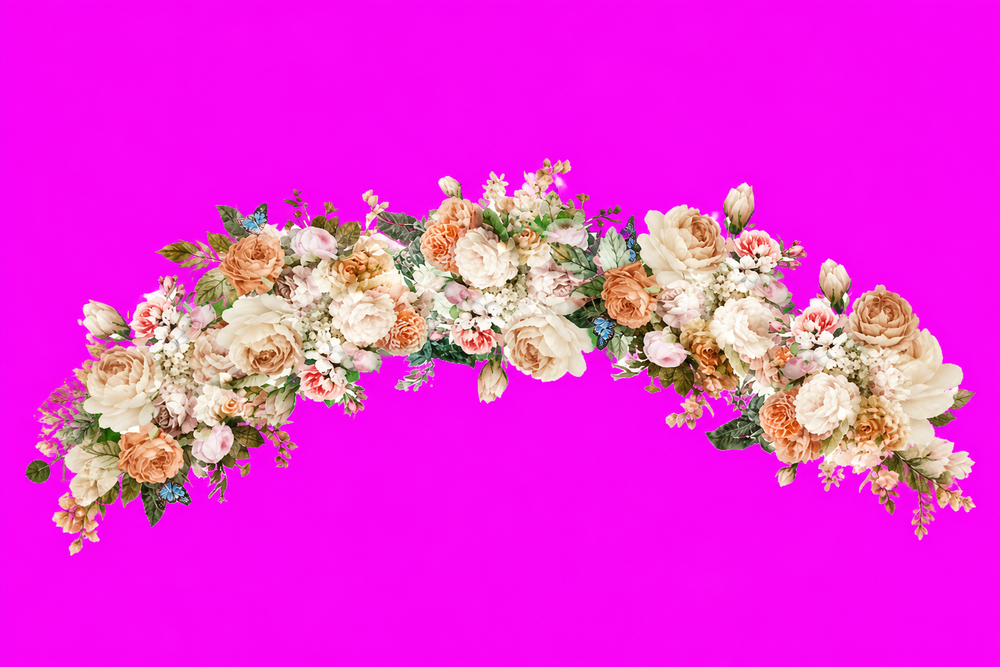
#> input picture assets/invite-floral-cutout.png, 1000 x 667 px, shrunk from 1536 x 1024 before the run
$ python chroma_key_floral.py
#> lines starting #> are read from the running program, lines starting #| are printed output that depends on the picture; after the words box and inside, x2 and y2 are one past the last pixel; in counts of white or black regions, pixels touching at a corner belong together
"""Chroma-key invite-floral-cutout.png (#FF00FF) → invite-floral-ark.png RGBA."""
from pathlib import Path

import numpy as np
from PIL import Image, ImageFilter

ROOT = Path(__file__).resolve().parents[1]
SRC = ROOT / "assets" / "invite-floral-cutout.png"
DST = ROOT / "assets" / "invite-floral-ark.png"


def main() -> None:
    img = Image.open(SRC).convert("RGBA")
    arr = np.asarray(img).astype(np.float32)
    r, g, b, a = arr[:, :, 0], arr[:, :, 1], arr[:, :, 2], arr[:, :, 3]
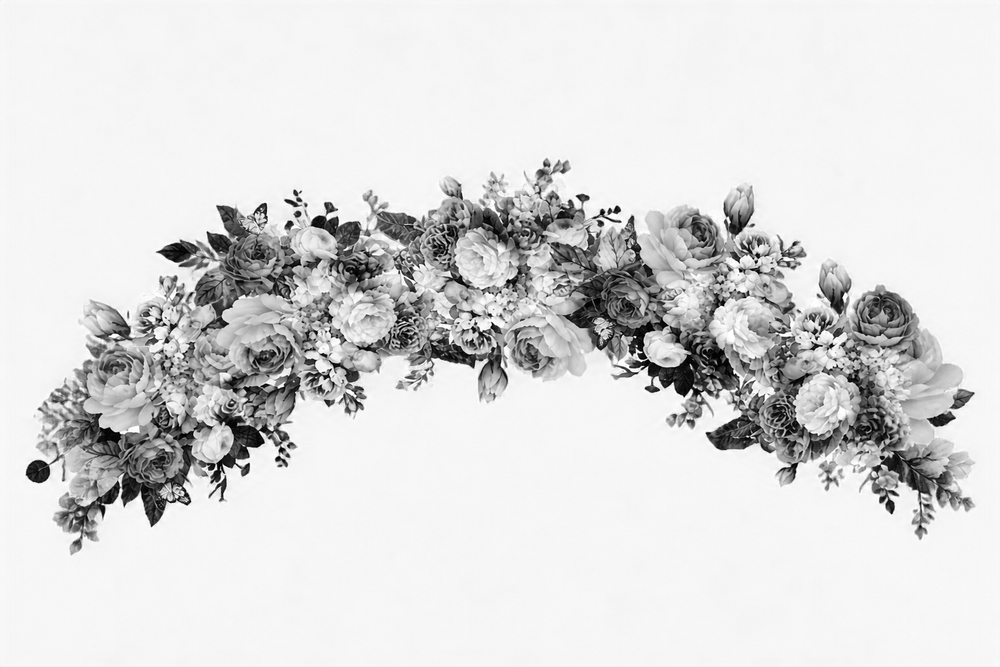
#> b: shape (667, 1000) float32; min 0, max 255, mean 218.8
#> a: shape (667, 1000) float32; every value is 255

    key = np.array([255.0, 0.0, 255.0], dtype=np.float32)
    diff = np.sqrt((r - key[0]) ** 2 + (g - key[1]) ** 2 + (b - key[2]) ** 2)
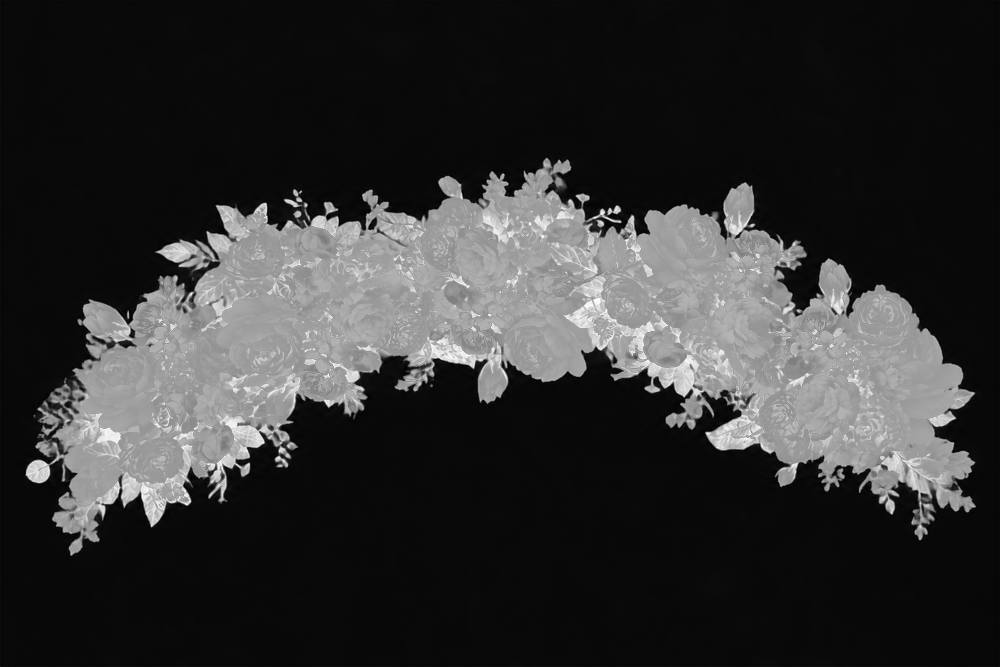
#> diff: shape (667, 1000) float32; min 0, max 360.6, mean 70.4; drawn with min black and max white

    # Soft distance ramp from pure magenta
    t0, t1 = 45.0, 115.0
    alpha_from_dist = np.clip((diff - t0) / (t1 - t0), 0.0, 1.0)

    # Kill remaining hot-pink / magenta spill (high R+B, low G)
    rb_min = np.minimum(r, b)
    magenta_score = np.clip((rb_min - g * 1.35) / 90.0, 0.0, 1.0)
    magenta_score *= np.clip((r - 80) / 100.0, 0.0, 1.0)
#> magenta_score: shape (667, 1000) float32; min 0, max 1, mean 0.742
    magenta_score *= np.clip((b - 80) / 100.0, 0.0, 1.0)
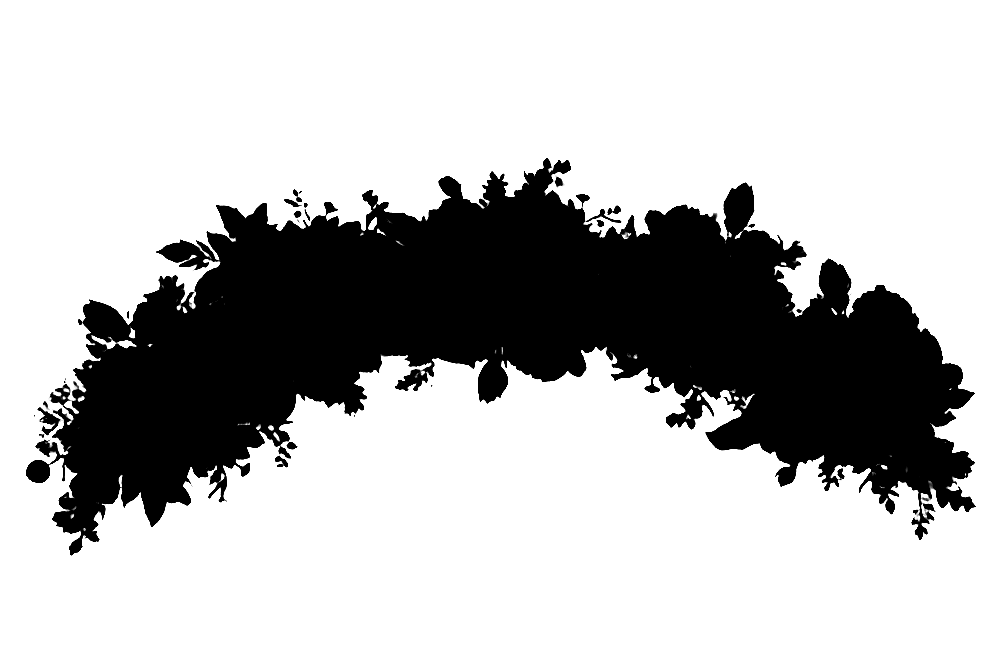
#> magenta_score: shape (667, 1000) float32; min 0, max 1, mean 0.741
    alpha_from_magenta = 1.0 - magenta_score
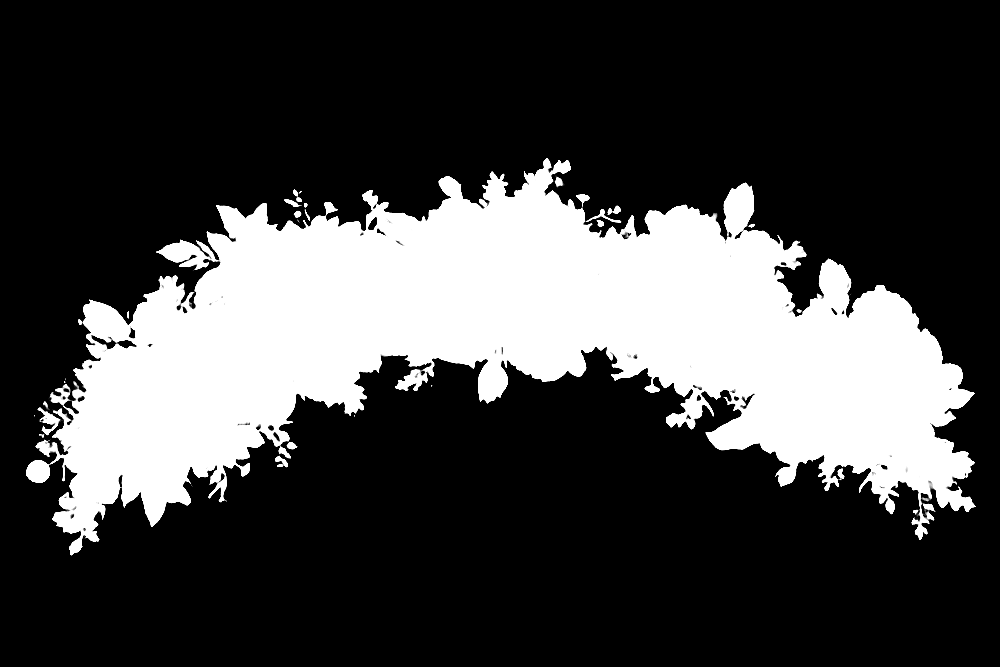
#> alpha_from_magenta: shape (667, 1000) float32; min 0, max 1, mean 0.259

    alpha_new = np.minimum(alpha_from_dist, alpha_from_magenta) * (a / 255.0)

    alpha_img = Image.fromarray((alpha_new * 255).astype(np.uint8), mode="L")
    alpha_img = alpha_img.filter(ImageFilter.GaussianBlur(radius=1.2))
    alpha_feathered = np.asarray(alpha_img).astype(np.float32) / 255.0

    # Despill: pull R/B toward green on translucent magenta-tinted edges
    spill = magenta_score * (1.0 - alpha_feathered * 0.35)
    r2 = np.clip(r - (r - g) * spill * 0.85, 0, 255)
    b2 = np.clip(b - (b - g) * spill * 0.85, 0, 255)
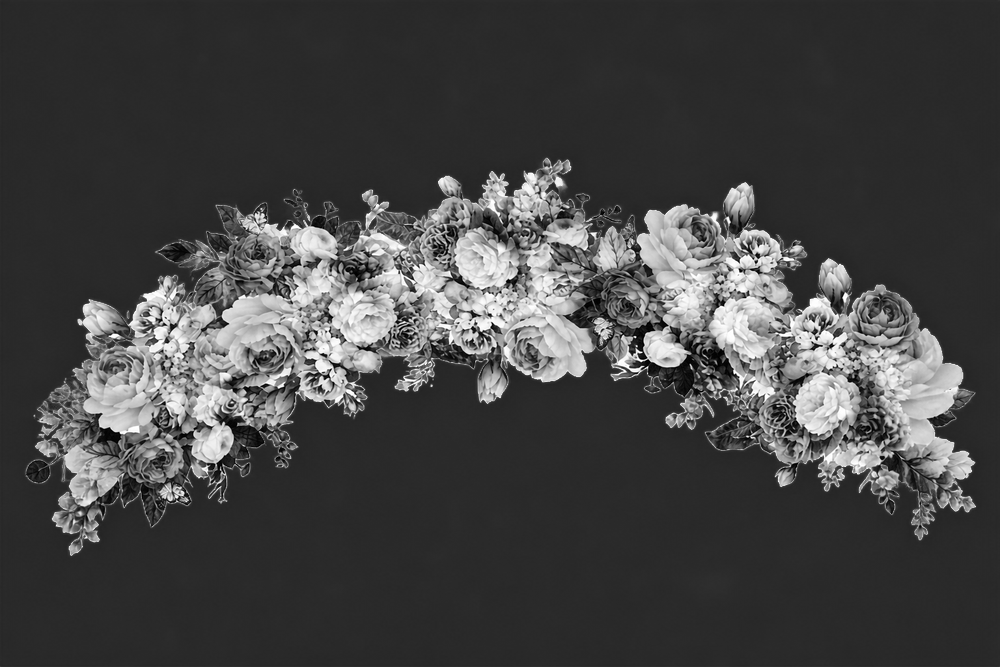
#> b2: shape (667, 1000) float32; min 0, max 255, mean 68.7

    out = np.stack([r2, g, b2, alpha_feathered * 255], axis=-1).astype(np.uint8)
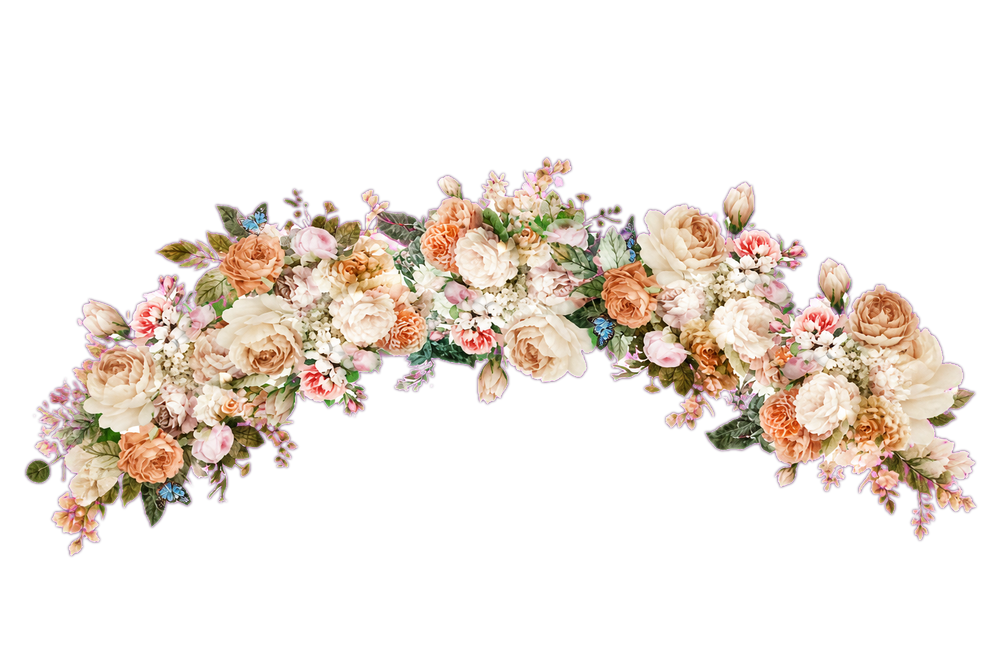
#> out: shape (667, 1000, 4); mean of channels 0, 1, 2, 3 83.3, 48.7, 68.5, 66; transparent parts drawn white
    mask0 = out[:, :, 3] == 0
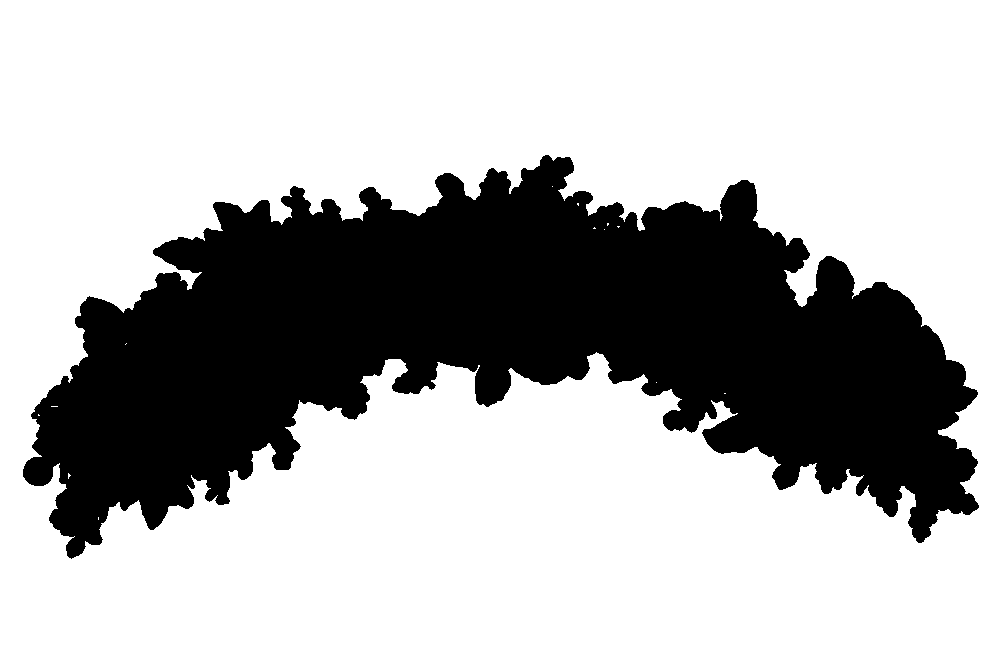
#> mask0: shape (667, 1000) bool; 70.9% white; 1 black region, box (x1, y1, x2, y2) and area: (23, 155, 979, 559) 194333
    out[mask0, 0:3] = 0

    result = Image.fromarray(out, mode="RGBA")
    result.save(DST, optimize=True)

    h, w = out.shape[:2]
#> h = 667; w = 1000
    corners = {
        "TL": int(out[0, 0, 3]),
        "TR": int(out[0, w - 1, 3]),
        "BL": int(out[h - 1, 0, 3]),
        "BR": int(out[h - 1, w - 1, 3]),
    }
#> corners = {'TL': 0, 'TR': 0, 'BL': 0, 'BR': 0}
    print(f"Saved {DST.name} {w}x{h} mode={result.mode}")
#| Saved invite-floral-ark.png 1000x667 mode=RGBA
    print("Corner alphas:", corners)
#| Corner alphas: {'TL': 0, 'TR': 0, 'BL': 0, 'BR': 0}
    print(
        f"Alpha min/max/mean: {out[:,:,3].min()} / {out[:,:,3].max()} / {out[:,:,3].mean():.1f}"
    )
#| Alpha min/max/mean: 0 / 255 / 66.0
    pct = 100 * (out[:, :, 3] == 0).mean()
#> pct = 70.86
    print(f"Transparent pixels (a=0): {(out[:,:,3]==0).sum()} / {out[:,:,3].size} ({pct:.1f}%)")
#| Transparent pixels (a=0): 472667 / 667000 (70.9%)
    assert all(v == 0 for v in corners.values()), f"Corners not transparent: {corners}"
    assert result.mode == "RGBA"
    print("OK: corners transparent, RGBA confirmed")


if __name__ == "__main__":
    main()
